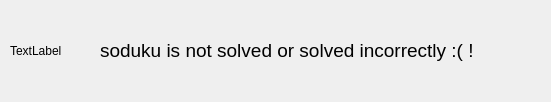
<?xml version="1.0" encoding="UTF-8"?>
<ui version="4.0">
 <class>Dialog</class>
 <widget class="QDialog" name="Dialog">
  <property name="geometry">
   <rect>
    <x>0</x>
    <y>0</y>
    <width>551</width>
    <height>102</height>
   </rect>
  </property>
  <property name="windowTitle">
   <string>Dialog</string>
  </property>
  <widget class="QLabel" name="label">
   <property name="geometry">
    <rect>
     <x>100</x>
     <y>30</y>
     <width>431</width>
     <height>41</height>
    </rect>
   </property>
   <property name="font">
    <font>
     <pointsize>14</pointsize>
    </font>
   </property>
   <property name="text">
    <string>soduku is not solved or solved incorrectly :( !</string>
   </property>
  </widget>
  <widget class="QLabel" name="label_2">
   <property name="geometry">
    <rect>
     <x>10</x>
     <y>20</y>
     <width>71</width>
     <height>61</height>
    </rect>
   </property>
   <property name="text">
    <string>TextLabel</string>
   </property>
  </widget>
 </widget>
 <resources/>
 <connections/>
</ui>
